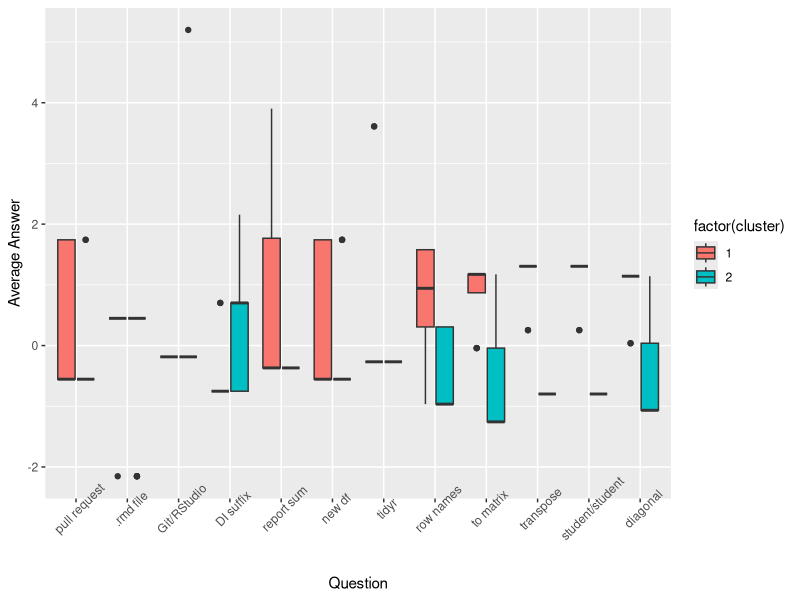
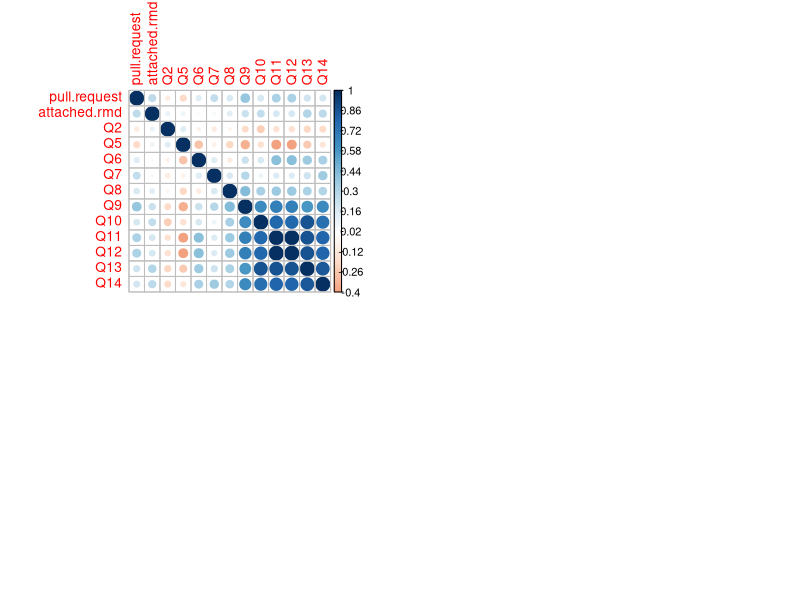

Generate these figures, in order, with R:
## ---- chunk 1
#Input your data processing steps here

#Name your first data frame "D1" 

D1 <- 

## ---- chunk 2
#Create a new code block, give it an appropriate title and input your visualization code.


## ---- chunk 3
knitr::opts_chunk$set(echo = TRUE)
## ---- chunk 4
library(dplyr)
library(tidyr)
library(ggplot2)
D1 <- read.csv("formative1-results-DI.csv", na.strings=c("","NA"),stringsAsFactors=FALSE)
#clean up missing entries
#D1$Q6[is.na(D1$Q6)] <- "Did not answer"
D1$attached.rmd[is.na(D1$attached.rmd)] <- "No"
D1$pull.request[is.na(D1$pull.request)] <- "No"
D1 <- D1[,c(3,5,6,1,2,4,7,8,9,10,11,12,13,14,15,16)]
D1 <- dplyr::select(D1, 4:16)
## ---- chunk 5
# Correlation
#change word responses to numerical characters
D1[D1=="Did not answer"]<-"3"
D1[D1=="No"]<-"2"
D1[D1=="Yes"]<-"1"
D1$Q6[is.na(D1$Q6)] <- "3"


#change characters to numbers
D1 <- as.matrix(sapply(D1, as.numeric))

# cor(D1)
# library(corrplot)
# M <- as.matrix(cor(D1))
# corrplot(M, is.corr = FALSE, method = "circle")
## ---- chunk 6
# Cluster
F2 = scale(D1)

# remove NAN, which all students share same answers, from the dataset
F3 = F2[,colSums(is.nan(F2)) != nrow(F2)]

# create "fit" that contains all the details of clustering
fit <- kmeans(F3, 2)

# attach clusters to the original dataframe
F4 <- data.frame(F3, fit$cluster)
names(F4) <- c("1","2","3","4","5","6","7","8","9","10","11","12","13","cluster")
# "1","2","3","4","5","6","7","8","9","10","11","12","13","14","15","16","17","18","19","20","21","22","23","24","25","26","27","28","29"
F5 <- tidyr::gather(F4, "question","answer",1:13)

F6 <- F5 %>% group_by(question, cluster)
#F6 <- summarise(F6, avg=mean(answer))

#F6$question <- as.numeric(F6$question)
F6$cluster <- as.factor(F6$cluster)

# ggplot(F6, aes(question, answer, fill = factor(cluster))) + geom_boxplot() + xlab("Question") + ylab("Average Answer") + scale_x_discrete(breaks=c("1","2","3","4","5","6","7","8","9","10","11","12"), limits=c("1","2","3","4","5","6","7","8","9","10","11","12"),labels=c("pull request",".rmd file","Git/RStudio","DI suffix","report sum","new df","tidyr","row names","to matrix","transpose","student/student", "diagonal")) + theme(axis.text.x = element_text(angle=45))
## ---- chunk 7
# Scale
# F2 = scale(D1)
# 
# # remove NAN, which all students share same answers, from the dataset
# F3 = F2[,colSums(is.nan(F2)) != nrow(F2)]
# 
# # create "fit" that contains all the details of clustering
# fit <- kmeans(F3, 2)
# 
# # attach clusters to the original dataframe
# F4 <- data.frame(D1, fit$cluster)
# names(F4) <- c("1","2","3","4","5","6","7","8","9","10","11","12","13","cluster")
# # "1","2","3","4","5","6","7","8","9","10","11","12","13","14","15","16","17","18","19","20","21","22","23","24","25","26","27","28","29"
# F5 <- tidyr::gather(F4, "question","answer",1:13)
# 
# F6 <- F5 %>% group_by(question, cluster)
# #F6 <- summarise(F6, avg=mean(answer))
# 
# #F6$question <- as.numeric(F6$question)
# F6$cluster <- as.factor(F6$cluster)
# 
# # ggplot(F6, aes(question, answer, fill = factor(cluster))) + geom_boxplot() + xlab("Question") + ylab("Average Answer") + scale_x_discrete(breaks=c("1","2","3","4","5","6","7","8","9","10","11","12"), limits=c("1","2","3","4","5","6","7","8","9","10","11","12"),
# #         labels=c("pull request",".rmd file","Git/RStudio","DI suffix","report sum","new df","tidyr","row names","to matrix","transpose","student/student", "diagonal")) + theme(axis.text.x = element_text(angle=45))
## ---- chunk 8
# noscale 
cor(D1)
library(corrplot)
M <- as.matrix(cor(D1))

par(mfrow=c(2,2))
ggplot(F6, aes(question, answer, fill = factor(cluster))) + geom_boxplot() + xlab("Question") + ylab("Average Answer") + scale_x_discrete(breaks=c("1","2","3","4","5","6","7","8","9","10","11","12"), limits=c("1","2","3","4","5","6","7","8","9","10","11","12"),
       labels=c("pull request",".rmd file","Git/RStudio","DI suffix","report sum","new df","tidyr","row names","to matrix","transpose","student/student", "diagonal")) + theme(axis.text.x = element_text(angle=45))
corrplot(M, is.corr = FALSE, method = "circle")
# curve(tan(x),from=-pi,to=pi,main="Tangent")
# curve(sin(x)^2/cos(x),from=-pi,to=pi,main="Sin^2/Cosine")
